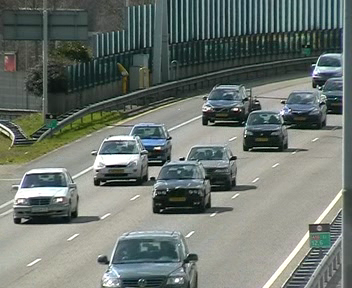
%> input picture Image3.bmp, 352 x 288 px
$ octave mytest.m   (GNU Octave 9; MATLAB toolbox functions it lacks are replaced by stand-ins)
%> lines starting %> are read from the running program, lines starting %| are printed output that depends on the picture; in (x1, y1, x2, y2) boxes, pixels count from 0 and x2, y2 are one past the last pixel; in counts of white or black regions, pixels touching at a corner belong together; the program's own positions count from 1
### imdisplay.m
% Display the gray-level image or color image based on immatrix

function imdisplay(immatrix)

minvalue = min(min(min(immatrix)));
maxvalue = max(max(max(immatrix)));
if maxvalue == minvalue
    dispim =0;
else
    dispim = 255*double(immatrix-minvalue)/double(maxvalue-minvalue);
end
imshow(dispim/255);

### img2jpg.m
function save = img2jpg( x,flag )
[xm, xn] = size(x);
%z字型读取数据顺序表
order = [1 9  2  3  10 17 25 18 11 4  5  12 19 26 33  ...
    41 34 27 20 13 6  7  14 21 28 35 42 49 57 50  ...
    43 36 29 22 15 8  16 23 30 37 44 51 58 59 52  ...
    45 38 31 24 32 39 46 53 60 61 54 47 40 48 55  ...
    62 63 56 64];

y = im2col(x, [8 8], 'distinct');  % 将8x8 的块转化为列
xb = size(y, 2);                   % 分块数
y = y(order, :);                   % 按照order的顺序排列数据

eob = max(y(:)) + 1;               % 设置块尾结束标志
count = 0;

rdc = zeros(xb, 1);   % 生成dc的游程编码列矩阵
rdc = [y(1,1)];
biggest = y(1,1);
rac = [];   % 生成ac的游程编码矩阵
zcount = 0;
for j = 1:xb                       % 每次处理一个块
    for k=2:64
        if(y(k,j)==0)
            zcount = zcount + 1;
        else
            rac = [rac zcount y(k,j)];
            zcount=0;
        end
    end
    if(j>1)
        rdc(j,1) = y(1,j) - biggest;
    end
    zcount = 0;
    rac = [rac zcount 0];
end
rac = [rac 9999 xb];
rac = rac.';

% rdc保存直流分量，rac保留交流分量
result = cat(1, rac, rdc);

% % 生成一维矩阵
trans = double([10000 uint16(xn) uint16(xm) flag 10001]');
result = cat(1, result, trans);
save = result;
end

### jpg2img.m
function [ x ] = jpg2img( comp_image )
%低频分量量化表
a=[
    16 11 10 16 24 40 51 61;
    12 12 14 19 26 58 60 55;
    14 13 16 24 40 57 69 55;
    14 17 22 29 51 87 80 62;
    18 22 37 56 68 109 103 77;
    24 35 55 64 81 104 113 92;
    49 64 78 87 103 121 120 101;
    72 92 95 98 112 100 103 99;
    ];
%高频分量量化表
b=[17 18 24 47 99 99 99 99;
    18 21 26 66 99 99 99 99;
    24 26 56 99 99 99 99 99;
    47 66 99 99 99 99 99 99;
    99 99 99 99 99 99 99 99;
    99 99 99 99 99 99 99 99;
    99 99 99 99 99 99 99 99;
    99 99 99 99 99 99 99 99;];

order = [1 9  2  3  10 17 25 18 11 4  5  12 19 26 33  ...
    41 34 27 20 13 6  7  14 21 28 35 42 49 57 50  ...
    43 36 29 22 15 8  16 23 30 37 44 51 58 59 52  ...
    45 38 31 24 32 39 46 53 60 61 54 47 40 48 55  ...
    62 63 56 64];
rev = order;                          % 计算反序
for k = 1:length(order)
    rev(k) = find(order == k);
end

pos = find(comp_image == 10000);
result = comp_image(1:pos-1);
xn =  double(comp_image(pos+1));                           % 列数
xm =  double(comp_image(pos+2));                           % 行数
flag = comp_image(pos+3);

% 找到直流分量的最后一个元素
acbefore = find(result == 9999);
recxb = result(acbefore+1);
xb = recxb;
rec = zeros(64, recxb);
ki = 2;
kj = 1;
rec(1, 1) = result(acbefore + 2);

% 回复经过游程编码的AC系数
for i=1:(acbefore-1)/2+1
    j=2*i-1;
    if(j<acbefore)
        ra = result(j,1);
        rb = result(j+1,1);
        if(ra == rb && ra == 0)
            if(kj == recxb)
                break;
            end
            kj = kj+1;
            ki = 2;
            rec(1, kj) = result(acbefore+2)+result(acbefore+kj+1) ;
        else
            for kk=1:ra
                rec(ki, kj) = 0;
                ki = ki + 1;
            end
            rec(ki, kj) = rb;
            ki = ki + 1;
        end
    end
end
z = rec;
T=dctmtx(8);                                   %产生一个8*8的DCT变换举证
z = z(rev, :);                                 % 按order恢复之前排列
x = col2im(z, [8 8], [xm xn], 'distinct');     % 生成矩阵
if flag==1
    x = blkproc(x, [8 8], 'x .* P1', a);       % 反量化，乘量化表的值
else
    x = blkproc(x, [8 8], 'x .* P1', b);
end
x = blkproc(x, [8 8], 'P1 * x * P2', T', T);   % 反DCT变换
end

### Compratio.m
% Calculate the compression ratio
% between the original images and the compressed images;
function comp_ratio = Compratio(orig_image, comp_image)

% Calculate how many bits should be used to represented the original images
% and store it in the variable B0
clear tempmatr1;
tempmatr1 = ceil(log2(orig_image+1));
clear sizevector1;
sizevector1 = size(orig_image);
[rownum, colnum] = size(sizevector1);
while colnum >1
    clear tempmatr2;
    tempmatr2 = sum(tempmatr1);
    clear tempmatr1;
    tempmatr1 = tempmatr2;
    colnum = colnum -1;
end
B0 = sum(tempmatr1);

% Calculate how many bits should be used to represented the compressed images
% and store it in the variable B1
clear tempvec1;
tempvec1 = find(comp_image<0);
clear tempmatr1;
if sum(tempvec1) == 0
    tempmatr1 = ceil(log2(comp_image+1));
else
    tempmatr1 = ceil(log2(abs(comp_image)+1))+1;
end
clear sizevector1;
sizevector1 = size(comp_image);
[rownum, colnum] = size(sizevector1);
while colnum >1
    clear tempmatr2;
    tempmatr2 = sum(tempmatr1);
    clear tempmatr1;
    tempmatr1 = tempmatr2;
    colnum = colnum -1;
end
B1 = sum(tempmatr1);
comp_ratio = B0/B1;

### CalMSE.m
% Calculate the MSE
function MSE = CalMSE(orig_image, reco_image)

clear dist_image;
dist_image = orig_image - reco_image;
sum_image = dist_image.*dist_image;
sumdist = sum(sum(sum(sum(sum_image))));
[rownum, colnum, dimension, imagenum] = size(orig_image);
MSE = sumdist/(rownum*colnum*dimension*imagenum);

### mytest.m
close all;
clear all;

clear orig_image;

starttime = cputime;

orig_image = double(imread('image3.bmp'));

temp_image = double(orig_image);
figure(1);
subplot(2,2,1);
imdisplay(orig_image)
%> in imdisplay, `minvalue = min(min(min(immatrix)));`: minvalue = 0
%> in imdisplay, `maxvalue = max(max(max(immatrix)));`: maxvalue = 255
o_y = orig_image(:,:,1);
[m,n,l] = size(orig_image);
%> m = 288; n = 352; l = 3
%将RGB色度空间转化为YCbCr空间
RGB=orig_image;
clear orig_image
%下面是对 RGB 三个分量进行分离
R=RGB(:,:,1);
G=RGB(:,:,2);
B=RGB(:,:,3);
%RGB->YUV
Y=0.299*double(R)+0.587*double(G)+0.114*double(B);
[xm, xn] = size(Y);
%> xm = 288; xn = 352
U=-0.169*double(R)-0.3316*double(G)+0.5*double(B);
V=0.5*double(R)-0.4186*double(G)-0.0813*double(B);
clear R
clear G
clear B
T=dctmtx(8);
%进行 DCT 变换 BY BU BV 是 double 类型
BY=blkproc(Y,[8 8],'P1*x*P2',T,T');
BU=blkproc(U,[8 8],'P1*x*P2',T,T');
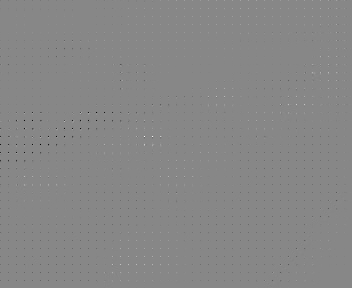
%> BU: size 288x352 double; min -249.4, max 220.4, mean -0.2; drawn with min black and max white
BV=blkproc(V,[8 8],'P1*x*P2',T,T');     %低频分量量化表

clear Y
clear U
clear V

a=[
16 11 10 16 24 40 51 61;
12 12 14 19 26 58 60 55;
14 13 16 24 40 57 69 55;
14 17 22 29 51 87 80 62;
18 22 37 56 68 109 103 77;
24 35 55 64 81 104 113 92;
49     64 78 87 103 121 120 101;
72 92 95 98 112 100 103 99;
]; %高频分量量化表
b=[17 18 24 47 99 99 99 99;
18 21 26 66 99 99 99 99;
24 26 56 99 99 99 99 99;
47 66 99 99 99 99 99 99;
99 99 99 99 99 99 99 99;
99 99 99 99 99 99 99 99;
99 99 99 99 99     99 99 99;
99 99 99 99 99 99 99 99;];
%使用量化表对三个分量进行量化
BY2=blkproc(BY,[8 8],'round(x./P1)',a);
BU2=blkproc(BU,[8 8],'round(x./    P1)',b);
BV2=blkproc(BV,[8 8],'round(x./P1)',b);
clear BY
clear BU
clear BV

comp_image_Y=img2jpg(BY2,1);
%> in img2jpg, `eob = max(y(:)) + 1;`: eob = 116
%> in img2jpg, `rdc = [y(1,1)];`: rdc = 30
%> after the loop in img2jpg, `for j = 1:xb`: rdc = 1584 values, max 85 at index 97, min -21 at index 208, mean 26.71
comp_image_U=img2jpg(BU2,2);
%> the loop in img2jpg (call 2), `for j = 1:xb` made 1584 passes
%> rac on passes 1 to 3: [0 0], [0 0 0 0], [0 0 0 0 0 0]
%> comp_image_U = 6139 values, max 10001 at index 6139, min -14 at index 4749, mean 5.36
comp_image_V=img2jpg(BV2,3);
%> comp_image_V = 5767 values, max 10001 at index 5767, min -14 at index 5649, mean 5.16

comp_Y_U = cat(1, comp_image_Y, comp_image_U);
comp_image = cat(1, comp_Y_U, comp_image_V);

pos = find(comp_image == 10001);
%> pos = [40073; 46212; 51979]

comp_image_Y = comp_image(1:pos(1));
comp_image_U = comp_image(pos(1)+1:pos(2));
comp_image_V = comp_image(pos(2)+1:pos(3));

orig_image_Y = jpg2img(comp_image_Y);
%> in jpg2img, `pos = find(comp_image == 10000);`: pos = 40069
%> in jpg2img, `flag = comp_image(pos+3);`: flag = 1
%> in jpg2img, `acbefore = find(result == 9999);`: acbefore = 38483
%> in jpg2img, `recxb = result(acbefore+1);`: recxb = 1584
%> in jpg2img, `rec = zeros(64, recxb);`: rec: size 64x1584 double; every value is 0
%> in jpg2img, `rec(1, 1) = result(acbefore + 2);`:
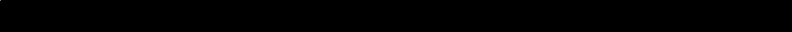
%> rec: size 64x1584 double (shown at 1/2 size); values 0 (black) and 30 (white), 0% white in thin lines or dots, all inside (x1, y1, x2, y2) = (0, 0, 1, 1)
%> the loop in jpg2img, `for i=1:(acbefore-1)/2+1` made 19241 passes
%> (j, ra, rb, ki) on passes 1 to 12: (1, 0, -2, 3), (3, 0, 1, 4), (5, 0, 1, 5), (7, 1, 1, 7), (9, 1, 1, 9), (11, 0, -1, 10), (13, 0, 1, 11), (15, 0, -1, 12), (17, 0, 1, 13), (19, 6, -1, 20), (21, 0, 0, 2), (23, 0, -1, 3)
%> after the loop in jpg2img, `for i=1:(acbefore-1)/2+1`:
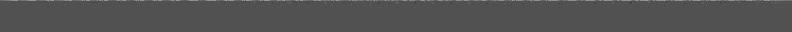
%> rec: size 64x1584 double (shown at 1/2 size); 18.98% of pixels changed, all inside (x1, y1, x2, y2) = (0, 0, 1584, 55); drawn with min black and max white
%> after the loop in jpg2img, `for i=1:(acbefore-1)/2+1`: ki = 7; kj = 1584; rb = 0
%> in jpg2img, `x = blkproc(x, [8 8], 'P1 * x * P2', T', T);`:
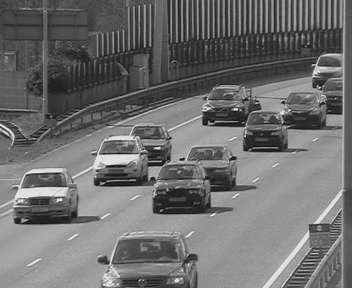
%> x: size 288x352 double; min -23.49, max 291.1, mean 113.4; drawn with min black and max white
orig_image_U = jpg2img(comp_image_U);
%> in jpg2img (call 2), `pos = find(comp_image == 10000);`: pos = 6135
%> in jpg2img (call 2), `result = comp_image(1:pos-1);`: result = 6134 values, max 9999 at index 4549, min -14 at index 4749, mean 1.99
%> in jpg2img (call 2), `flag = comp_image(pos+3);`: flag = 2
%> in jpg2img (call 2), `acbefore = find(result == 9999);`: acbefore = 4549
%> the loop in jpg2img (call 2), `for i=1:(acbefore-1)/2+1` made 2274 passes
%> (j, ra, rb, ki) on passes 1 to 12: (1, 0, 0, 2), (3, 0, 0, 2), (5, 0, 0, 2), (7, 0, 0, 2), (9, 0, 0, 2), (11, 0, 0, 2), (13, 0, 1, 3), (15, 0, 1, 4), (17, 0, 0, 2), (19, 0, 1, 3), (21, 0, 0, 2), (23, 0, 1, 3)
%> (j, ra, rb) on pass 46: (91, 0, 0)
%> after the loop in jpg2img (call 2), `for i=1:(acbefore-1)/2+1`:
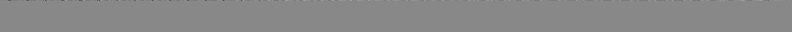
%> rec: size 64x1584 double (shown at 1/2 size); min -15, max 13, mean -0.0132; mean of the top-left, top-right, bottom-left and bottom-right quarters -0.0388, -0.014, 0, 0; drawn with min black and max white
orig_image_V = jpg2img(comp_image_V);
%> after the loop in jpg2img (call 3), `for i=1:(acbefore-1)/2+1`: rec: size 64x1584 double; min -14, max 10, mean -0.0275; mean of the top-left, top-right, bottom-left and bottom-right quarters -0.0521, -0.0579, 0, 0

RI=orig_image_Y-0.001*orig_image_U+1.402*orig_image_V;
GI=orig_image_Y-0.344*orig_image_U-0.714*orig_image_V;
BI=orig_image_Y+1.772*orig_image_U+0.001*orig_image_V;

RGBI=cat(3,RI,GI,BI);
RGBI=uint8(RGBI);
%> RGBI: size 288x352x3 uint8
reco_image = RGBI;

orig_image = reco_image;

subplot(2,2,2);
imdisplay(orig_image(:,:,:,1))
runtime = cputime - starttime;

comp_image = double(comp_image);

comp_ratio = Compratio(temp_image, comp_image);
%> in Compratio, `tempmatr1 = ceil(log2(orig_image+1));`:
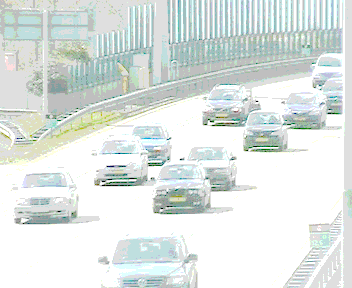
%> tempmatr1: size 288x352x3 double; mean R, G, B 6.97, 7.19, 7.11; drawn with min black and max white
ratiomesg = sprintf('The compression ratio is = %6.2f\n', comp_ratio);
disp(ratiomesg );
%| The compression ratio is =  19.83
orig_image = double(orig_image);
MSE = CalMSE(temp_image, round(orig_image));
%> in CalMSE, `sum_image = dist_image.*dist_image;`:
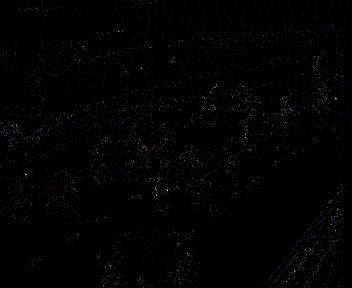
%> sum_image: size 288x352x3 double; mean R, G, B 45.6, 43.8, 48.1; drawn with min black and max white
distortionmesg = sprintf('The MSE is = %6.2f\n', MSE);
disp(distortionmesg );
%| The MSE is =  45.84
timemesg = sprintf('The running time is = %6.2f\n', runtime);
disp(timemesg );

$ run again, with Image1.bmp copied over Image3.bmp
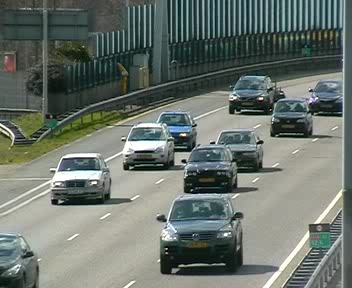
%> input picture Image1.bmp, 352 x 288 px
%> minvalue = 0
%> maxvalue = 255
%> `BU=blkproc(U,[8 8],'P1*x*P2',T,T');`:
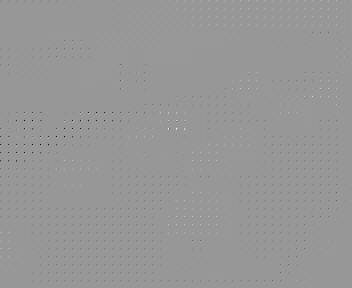
%> BU: size 288x352 double; min -242.9, max 166.2, mean -0.3; drawn with min black and max white
%> eob = 113
%> in img2jpg, `rdc = [y(1,1)];`: rdc = 29
%> the loop in img2jpg, `for j = 1:xb` made 1584 passes
%> rac on pass 1: [0 -3 1 1 1 1 4 -1 0 1 6 -1 0 -1 0 0]
%> after the loop in img2jpg, `for j = 1:xb`: rdc = 1584 values, max 83 at index 595, min -19 at index 825, mean 26.96
%> the loop in img2jpg (call 2), `for j = 1:xb` made 1584 passes
%> rac on passes 1 to 3: [0 0], [0 0 0 0], [0 0 0 0 0 0]
%> comp_image_U = 5709 values, max 10001 at index 5709, min -12 at index 4283, mean 5.97
%> comp_image_V = 5377 values, max 10001 at index 5377, min -14 at index 5259, mean 5.51
%> `pos = find(comp_image == 10001);`: pos = [37689; 43398; 48775]
%> in jpg2img, `pos = find(comp_image == 10000);`: pos = 37685
%> flag = 1
%> acbefore = 36099
%> recxb = 1584
%> the loop in jpg2img, `for i=1:(acbefore-1)/2+1` made 18049 passes
%> (j, ra, rb, ki) on passes 1 to 8: (1, 0, -3, 3), (3, 1, 1, 5), (5, 1, 1, 7), (7, 4, -1, 12), (9, 0, 1, 13), (11, 6, -1, 20), (13, 0, -1, 21), (15, 0, 0, 2)
%> after the loop in jpg2img, `for i=1:(acbefore-1)/2+1`: ki = 7; kj = 1584; ra = 0
%> the loop in jpg2img (call 2), `for i=1:(acbefore-1)/2+1` made 2059 passes
%> (j, ra, rb, ki) on passes 1 to 8: (1, 0, 0, 2), (3, 0, 0, 2), (5, 0, 0, 2), (7, 0, 0, 2), (9, 0, 0, 2), (11, 0, 0, 2), (13, 0, 0, 2), (15, 0, 0, 2)
%| The compression ratio is =  20.68
%> in CalMSE, `sum_image = dist_image.*dist_image;`:
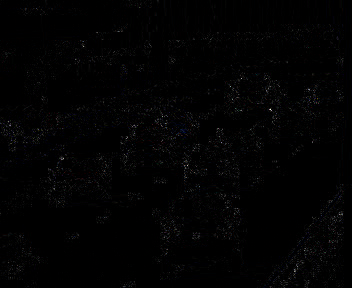
%> sum_image: size 288x352x3 double; mean R, G, B 34.7, 33.4, 37.1; drawn with min black and max white
%| The MSE is =  35.08
